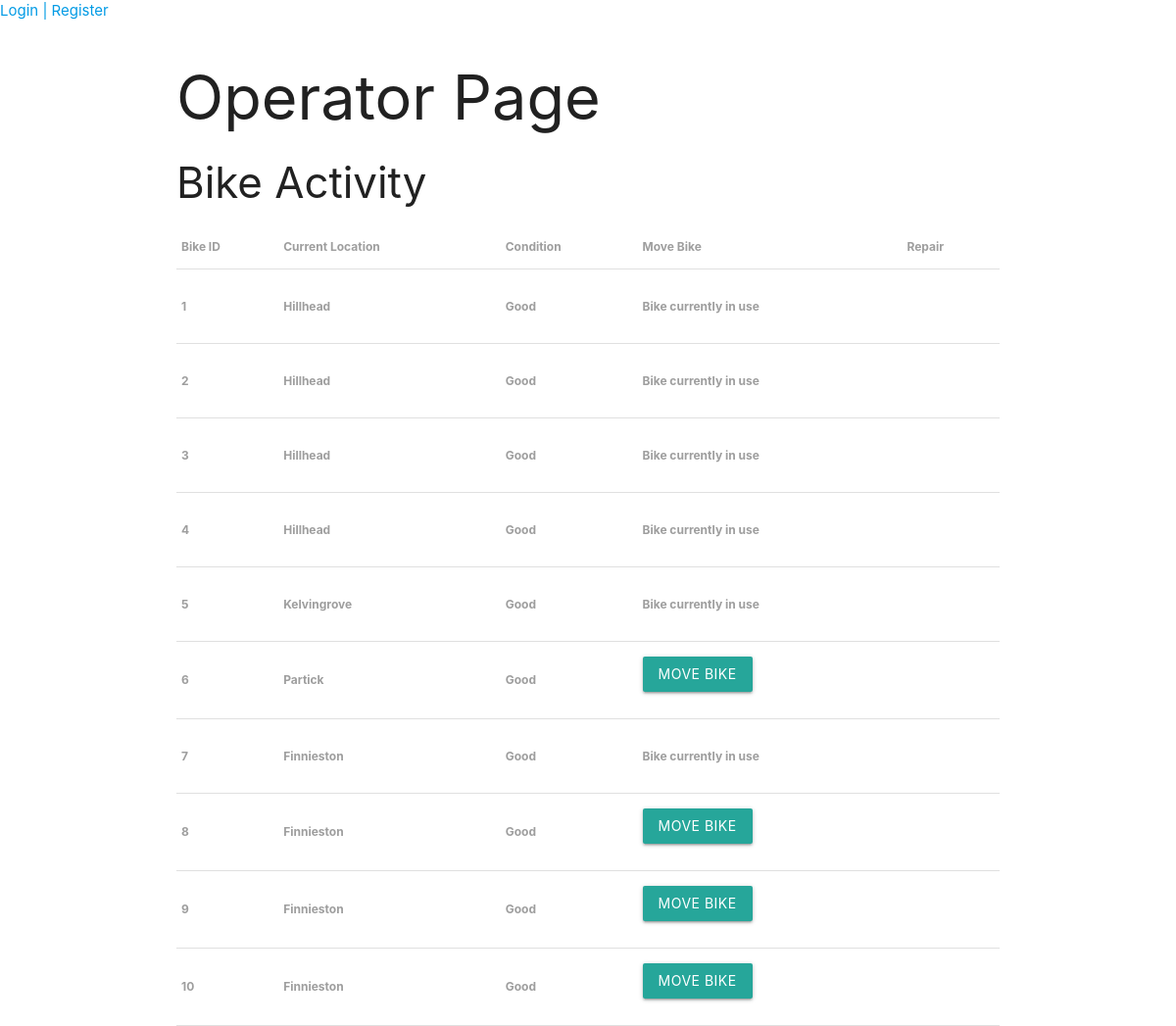
Before: /operator/ with the older database file.
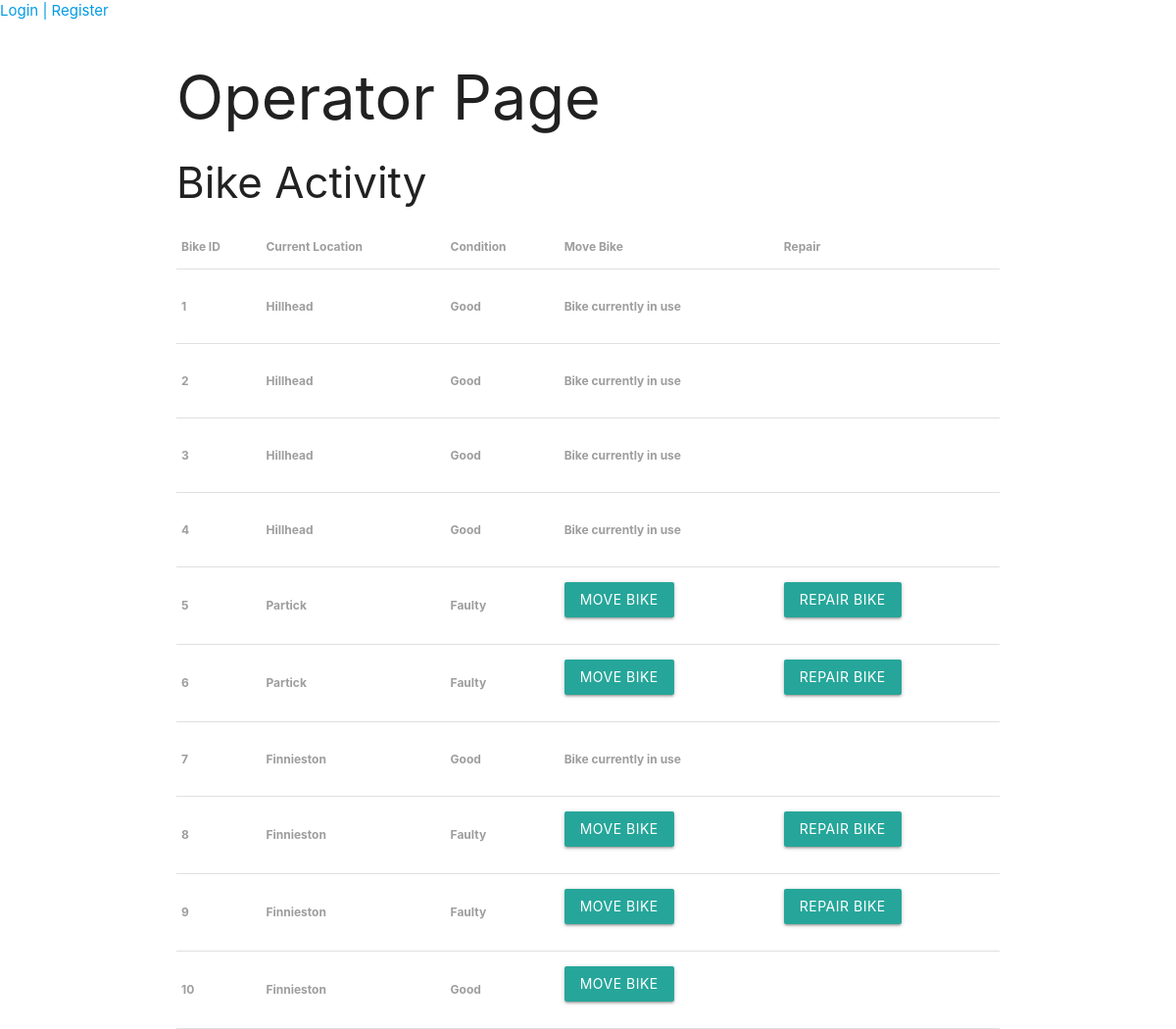
After: the same page with the newer database file.
### BikeShare/models.py (models this page shows, shortened)
class Bike(models.Model):
    in_use = models.BooleanField(default=False)
    is_faulty = models.BooleanField(default=False)
    station = models.ForeignKey(Station, on_delete=models.CASCADE, default="")
    class Meta:
        verbose_name_plural = 'Bikes'
    def condition(self):
        if self.is_faulty:
            return "Faulty"
        else:
            return "Good"

class Station(models.Model):
    station_name = models.CharField(max_length=100, null=True)
    station_latitude = models.FloatField(null=True)
    station_longitude = models.FloatField(null=True)
    def __str__(self):
        return self.station_name

### BikeShare/views.py (the view)
# urls.py: path('operator/', views.operator_page, name='bikeshare-operator'),
def operator_page(request):
    faultybikes = Bike.objects.all().filter(is_faulty=True)
    all_bikes = Bike.objects.all().filter()
    move_stations = Station.objects.all()
    context = {
        'faulty_bikes': faultybikes,
        'all_bikes': all_bikes,
        'move_stations': move_stations}
    return render(request, 'operator_page.html', context=context)

### BikeShare/templates/operator_page.html
{% extends 'base.html' %}
{% block content %}
<h1>Operator Page</h1>
<h3>Bike Activity</h3>
    <table>
        <thead>
        <tr>
            <th><label>Bike ID</label></th>
            <th><label>Current Location</label></th>
            <th><label>Condition</label></th>
            <th><label>Move Bike</label></th>
            <th><label>Repair</label></th>
        </tr>
        </thead>
    <tbody>
    {% for bike in all_bikes %}
    <tr>
    <th><label>{{ bike.id }}</label></th>
        <th><label>{{ bike.station }}</label></th>
    <th><label> {{ bike.condition }}</label></th>
    <th><label>    {% if bike.in_use %} <br>Bike currently in use<br><br> {% else %}
   <form action="{% url 'bikeshare:move_bike' bike.id %}" method="post">{% csrf_token %}
       <button type="submit" class="cancelbtn waves-effect waves-light btn" name="return_station">Move Bike</button><br>
   </form>
    {% endif %}
    </label></th>
        <th>
            {% if bike.is_faulty %}<label> <form action="{% url 'bikeshare:repair_bike' bike.id %}" method="post">{% csrf_token %}
            <button type="submit" class="cancelbtn waves-effect waves-light btn" name="repair_bike" value="">Repair Bike </button>
    </form></label>{% endif %}</th>
    </tr>
    {% endfor %}
    </tbody>
    </table>
{% endblock %}

Changed rows visible on the page:
changed Bike id 5: station "Kelvingrove" → "Partick"; condition "Good" → "Faulty"; in_use "Bike currently in use" → "MOVE BIKE"; now shows "REPAIR BIKE"
changed Bike id 6: condition "Good" → "Faulty"; now shows "REPAIR BIKE"
changed Bike id 8: condition "Good" → "Faulty"; now shows "REPAIR BIKE"
changed Bike id 9: condition "Good" → "Faulty"; now shows "REPAIR BIKE"
